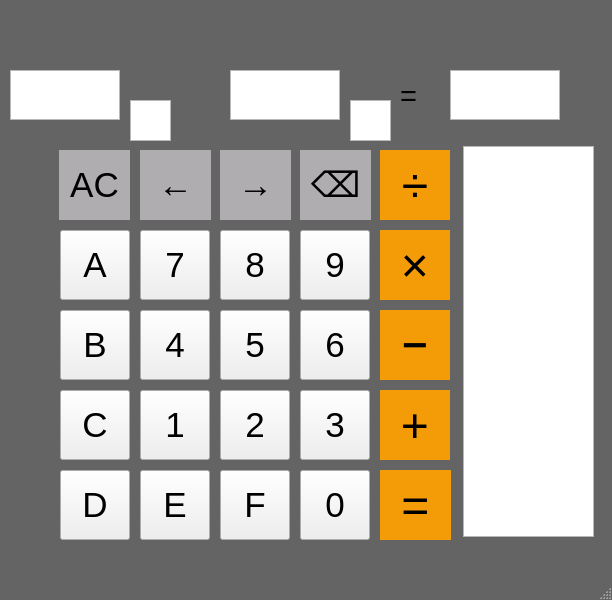
<?xml version="1.0" encoding="UTF-8"?>
<ui version="4.0">
 <class>MainWindow</class>
 <widget class="QMainWindow" name="MainWindow">
  <property name="geometry">
   <rect>
    <x>0</x>
    <y>0</y>
    <width>612</width>
    <height>600</height>
   </rect>
  </property>
  <property name="windowTitle">
   <string>MainWindow</string>
  </property>
  <property name="styleSheet">
   <string notr="true">#MainWindow {
background-color: rgb(100, 100, 100);

border: none;
}
</string>
  </property>
  <widget class="QWidget" name="centralwidget">
   <widget class="QPushButton" name="pushButton_7">
    <property name="geometry">
     <rect>
      <x>140</x>
      <y>230</y>
      <width>70</width>
      <height>70</height>
     </rect>
    </property>
    <property name="font">
     <font>
      <family>Segoe UI Symbol</family>
      <pointsize>26</pointsize>
     </font>
    </property>
    <property name="text">
     <string>7</string>
    </property>
   </widget>
   <widget class="QPushButton" name="pushButton_8">
    <property name="geometry">
     <rect>
      <x>220</x>
      <y>230</y>
      <width>70</width>
      <height>70</height>
     </rect>
    </property>
    <property name="font">
     <font>
      <family>Segoe UI Symbol</family>
      <pointsize>26</pointsize>
     </font>
    </property>
    <property name="text">
     <string>8</string>
    </property>
   </widget>
   <widget class="QPushButton" name="pushButton_9">
    <property name="geometry">
     <rect>
      <x>300</x>
      <y>230</y>
      <width>70</width>
      <height>70</height>
     </rect>
    </property>
    <property name="font">
     <font>
      <family>Segoe UI Symbol</family>
      <pointsize>26</pointsize>
     </font>
    </property>
    <property name="styleSheet">
     <string notr="true"/>
    </property>
    <property name="text">
     <string>9</string>
    </property>
   </widget>
   <widget class="QPushButton" name="pushButton_4">
    <property name="geometry">
     <rect>
      <x>140</x>
      <y>310</y>
      <width>70</width>
      <height>70</height>
     </rect>
    </property>
    <property name="font">
     <font>
      <family>Segoe UI Symbol</family>
      <pointsize>26</pointsize>
     </font>
    </property>
    <property name="text">
     <string>4</string>
    </property>
   </widget>
   <widget class="QPushButton" name="pushButton_5">
    <property name="geometry">
     <rect>
      <x>220</x>
      <y>310</y>
      <width>70</width>
      <height>70</height>
     </rect>
    </property>
    <property name="font">
     <font>
      <family>Segoe UI Symbol</family>
      <pointsize>26</pointsize>
     </font>
    </property>
    <property name="text">
     <string>5</string>
    </property>
   </widget>
   <widget class="QPushButton" name="pushButton_6">
    <property name="geometry">
     <rect>
      <x>300</x>
      <y>310</y>
      <width>70</width>
      <height>70</height>
     </rect>
    </property>
    <property name="font">
     <font>
      <family>Segoe UI Symbol</family>
      <pointsize>26</pointsize>
     </font>
    </property>
    <property name="text">
     <string>6</string>
    </property>
   </widget>
   <widget class="QPushButton" name="pushButton_1">
    <property name="geometry">
     <rect>
      <x>140</x>
      <y>390</y>
      <width>70</width>
      <height>70</height>
     </rect>
    </property>
    <property name="font">
     <font>
      <family>Segoe UI Symbol</family>
      <pointsize>26</pointsize>
     </font>
    </property>
    <property name="text">
     <string>1</string>
    </property>
   </widget>
   <widget class="QPushButton" name="pushButton_2">
    <property name="geometry">
     <rect>
      <x>220</x>
      <y>390</y>
      <width>70</width>
      <height>70</height>
     </rect>
    </property>
    <property name="font">
     <font>
      <family>Segoe UI Symbol</family>
      <pointsize>26</pointsize>
     </font>
    </property>
    <property name="text">
     <string>2</string>
    </property>
   </widget>
   <widget class="QPushButton" name="pushButton_3">
    <property name="geometry">
     <rect>
      <x>300</x>
      <y>390</y>
      <width>70</width>
      <height>70</height>
     </rect>
    </property>
    <property name="font">
     <font>
      <family>Segoe UI Symbol</family>
      <pointsize>26</pointsize>
     </font>
    </property>
    <property name="text">
     <string>3</string>
    </property>
   </widget>
   <widget class="QPushButton" name="pushButton_Multiply">
    <property name="geometry">
     <rect>
      <x>380</x>
      <y>230</y>
      <width>70</width>
      <height>70</height>
     </rect>
    </property>
    <property name="font">
     <font>
      <family>Segoe UI Symbol</family>
      <pointsize>36</pointsize>
     </font>
    </property>
    <property name="layoutDirection">
     <enum>Qt::RightToLeft</enum>
    </property>
    <property name="styleSheet">
     <string notr="true">#pushButton_Multiply {
background-color: rgb(244,156,7);
font-color: rgb(250,243,223);
border: none;
}
#pushButton_Multiply:pressed
{
background-color: rgb(244, 190, 98);
}</string>
    </property>
    <property name="text">
     <string>×</string>
    </property>
    <property name="autoDefault">
     <bool>false</bool>
    </property>
   </widget>
   <widget class="QPushButton" name="pushButton_Sub">
    <property name="geometry">
     <rect>
      <x>380</x>
      <y>310</y>
      <width>70</width>
      <height>70</height>
     </rect>
    </property>
    <property name="font">
     <font>
      <family>Segoe UI Symbol</family>
      <pointsize>24</pointsize>
     </font>
    </property>
    <property name="styleSheet">
     <string notr="true">#pushButton_Sub {
background-color: rgb(244,156,7);
font-color: rgb(250,243,223);
border: none;
}
#pushButton_Sub:pressed
{
background-color: rgb(244, 190, 98);
}</string>
    </property>
    <property name="text">
     <string>➖</string>
    </property>
   </widget>
   <widget class="QPushButton" name="pushButton_Sum">
    <property name="geometry">
     <rect>
      <x>380</x>
      <y>390</y>
      <width>70</width>
      <height>70</height>
     </rect>
    </property>
    <property name="font">
     <font>
      <family>Segoe UI Symbol</family>
      <pointsize>36</pointsize>
     </font>
    </property>
    <property name="styleSheet">
     <string notr="true">#pushButton_Sum {
background-color: rgb(244,156,7);
font-color: rgb(250,243,223);
border: none;
}
#pushButton_Sum:pressed
{
background-color: rgb(244, 190, 98);
}</string>
    </property>
    <property name="text">
     <string>+</string>
    </property>
   </widget>
   <widget class="QPushButton" name="pushButton_Division">
    <property name="geometry">
     <rect>
      <x>380</x>
      <y>150</y>
      <width>70</width>
      <height>70</height>
     </rect>
    </property>
    <property name="font">
     <font>
      <family>Segoe UI Symbol</family>
      <pointsize>36</pointsize>
     </font>
    </property>
    <property name="layoutDirection">
     <enum>Qt::LeftToRight</enum>
    </property>
    <property name="styleSheet">
     <string notr="true">#pushButton_Division {
background-color: rgb(244,156,7);
font-color: rgb(250,243,223);
border: none;
}
#pushButton_Division:pressed
{
background-color: rgb(244, 190, 98);
}</string>
    </property>
    <property name="text">
     <string>÷</string>
    </property>
   </widget>
   <widget class="QPushButton" name="pushButton_ClearAll">
    <property name="geometry">
     <rect>
      <x>59</x>
      <y>150</y>
      <width>71</width>
      <height>70</height>
     </rect>
    </property>
    <property name="font">
     <font>
      <family>Segoe UI Symbol</family>
      <pointsize>26</pointsize>
     </font>
    </property>
    <property name="styleSheet">
     <string notr="true">#pushButton_ClearAll {
background-color: rgb(175,173,176);
font-color: rgb(255, 255, 255);
border: none;
}
#pushButton_ClearAll:pressed
{
background-color: rgb(189, 187, 190);
}</string>
    </property>
    <property name="text">
     <string>AC</string>
    </property>
   </widget>
   <widget class="QPushButton" name="pushButton_0">
    <property name="geometry">
     <rect>
      <x>300</x>
      <y>470</y>
      <width>70</width>
      <height>70</height>
     </rect>
    </property>
    <property name="font">
     <font>
      <family>Segoe UI Symbol</family>
      <pointsize>26</pointsize>
     </font>
    </property>
    <property name="text">
     <string>0</string>
    </property>
   </widget>
   <widget class="QPushButton" name="pushButton_Equal">
    <property name="geometry">
     <rect>
      <x>380</x>
      <y>470</y>
      <width>71</width>
      <height>70</height>
     </rect>
    </property>
    <property name="font">
     <font>
      <family>Segoe UI Symbol</family>
      <pointsize>36</pointsize>
     </font>
    </property>
    <property name="styleSheet">
     <string notr="true">#pushButton_Equal {
background-color: rgb(244,156,7);
font-color: rgb(250,243,223);
border: none;
}
#pushButton_Equal:pressed
{
background-color: rgb(244, 190, 98);
}</string>
    </property>
    <property name="text">
     <string>=</string>
    </property>
   </widget>
   <widget class="QPushButton" name="pushButton_Left">
    <property name="geometry">
     <rect>
      <x>140</x>
      <y>150</y>
      <width>71</width>
      <height>70</height>
     </rect>
    </property>
    <property name="font">
     <font>
      <family>Segoe UI Symbol</family>
      <pointsize>26</pointsize>
     </font>
    </property>
    <property name="styleSheet">
     <string notr="true">#pushButton_Left {
background-color: rgb(175,173,176);
font-color: rgb(0, 0, 0);
border: none;
}
#pushButton_CLeft:pressed
{
background-color: rgb(189, 187, 190);
}</string>
    </property>
    <property name="text">
     <string>←</string>
    </property>
   </widget>
   <widget class="QPushButton" name="pushButton_Right">
    <property name="geometry">
     <rect>
      <x>220</x>
      <y>150</y>
      <width>71</width>
      <height>70</height>
     </rect>
    </property>
    <property name="font">
     <font>
      <family>Segoe UI Symbol</family>
      <pointsize>26</pointsize>
     </font>
    </property>
    <property name="styleSheet">
     <string notr="true">#pushButton_Right {
background-color: rgb(175,173,176);
font-color: rgb(0, 0, 0);
border: none;
}
#pushButton_Right:pressed
{
background-color: rgb(189, 187, 190);
}</string>
    </property>
    <property name="text">
     <string>→</string>
    </property>
   </widget>
   <widget class="QPlainTextEdit" name="plainTextEdit_Num1">
    <property name="geometry">
     <rect>
      <x>10</x>
      <y>70</y>
      <width>110</width>
      <height>50</height>
     </rect>
    </property>
    <property name="font">
     <font>
      <family>Segoe UI Symbol</family>
      <pointsize>20</pointsize>
     </font>
    </property>
    <property name="acceptDrops">
     <bool>true</bool>
    </property>
    <property name="readOnly">
     <bool>true</bool>
    </property>
    <property name="plainText">
     <string/>
    </property>
    <property name="centerOnScroll">
     <bool>false</bool>
    </property>
    <property name="placeholderText">
     <string/>
    </property>
   </widget>
   <widget class="QPlainTextEdit" name="plainTextEdit_System1">
    <property name="geometry">
     <rect>
      <x>130</x>
      <y>100</y>
      <width>41</width>
      <height>41</height>
     </rect>
    </property>
    <property name="font">
     <font>
      <family>Segoe UI Symbol</family>
      <pointsize>8</pointsize>
     </font>
    </property>
    <property name="acceptDrops">
     <bool>true</bool>
    </property>
    <property name="verticalScrollBarPolicy">
     <enum>Qt::ScrollBarAlwaysOff</enum>
    </property>
    <property name="readOnly">
     <bool>true</bool>
    </property>
    <property name="plainText">
     <string/>
    </property>
    <property name="centerOnScroll">
     <bool>false</bool>
    </property>
    <property name="placeholderText">
     <string/>
    </property>
   </widget>
   <widget class="QPlainTextEdit" name="plainTextEdit_Num2">
    <property name="geometry">
     <rect>
      <x>230</x>
      <y>70</y>
      <width>110</width>
      <height>50</height>
     </rect>
    </property>
    <property name="font">
     <font>
      <family>Segoe UI Symbol</family>
      <pointsize>20</pointsize>
     </font>
    </property>
    <property name="acceptDrops">
     <bool>true</bool>
    </property>
    <property name="readOnly">
     <bool>true</bool>
    </property>
    <property name="plainText">
     <string/>
    </property>
    <property name="centerOnScroll">
     <bool>false</bool>
    </property>
    <property name="placeholderText">
     <string/>
    </property>
   </widget>
   <widget class="QPlainTextEdit" name="plainTextEdit_System2">
    <property name="geometry">
     <rect>
      <x>350</x>
      <y>100</y>
      <width>41</width>
      <height>41</height>
     </rect>
    </property>
    <property name="font">
     <font>
      <family>Segoe UI Symbol</family>
      <pointsize>8</pointsize>
     </font>
    </property>
    <property name="acceptDrops">
     <bool>true</bool>
    </property>
    <property name="verticalScrollBarPolicy">
     <enum>Qt::ScrollBarAlwaysOff</enum>
    </property>
    <property name="readOnly">
     <bool>true</bool>
    </property>
    <property name="plainText">
     <string/>
    </property>
    <property name="centerOnScroll">
     <bool>false</bool>
    </property>
    <property name="placeholderText">
     <string/>
    </property>
   </widget>
   <widget class="QPlainTextEdit" name="plainTextEdit_Answer">
    <property name="geometry">
     <rect>
      <x>450</x>
      <y>70</y>
      <width>110</width>
      <height>50</height>
     </rect>
    </property>
    <property name="font">
     <font>
      <family>Segoe UI Symbol</family>
      <pointsize>20</pointsize>
     </font>
    </property>
    <property name="acceptDrops">
     <bool>true</bool>
    </property>
    <property name="readOnly">
     <bool>true</bool>
    </property>
    <property name="plainText">
     <string/>
    </property>
    <property name="centerOnScroll">
     <bool>false</bool>
    </property>
    <property name="placeholderText">
     <string/>
    </property>
   </widget>
   <widget class="QPushButton" name="pushButton_A">
    <property name="geometry">
     <rect>
      <x>60</x>
      <y>230</y>
      <width>70</width>
      <height>70</height>
     </rect>
    </property>
    <property name="font">
     <font>
      <family>Segoe UI Symbol</family>
      <pointsize>26</pointsize>
     </font>
    </property>
    <property name="text">
     <string>A</string>
    </property>
   </widget>
   <widget class="QPushButton" name="pushButton_B">
    <property name="geometry">
     <rect>
      <x>60</x>
      <y>310</y>
      <width>70</width>
      <height>70</height>
     </rect>
    </property>
    <property name="font">
     <font>
      <family>Segoe UI Symbol</family>
      <pointsize>26</pointsize>
     </font>
    </property>
    <property name="text">
     <string>B</string>
    </property>
   </widget>
   <widget class="QPushButton" name="pushButton_C">
    <property name="geometry">
     <rect>
      <x>60</x>
      <y>390</y>
      <width>70</width>
      <height>70</height>
     </rect>
    </property>
    <property name="font">
     <font>
      <family>Segoe UI Symbol</family>
      <pointsize>26</pointsize>
     </font>
    </property>
    <property name="text">
     <string>C</string>
    </property>
   </widget>
   <widget class="QPushButton" name="pushButton_D">
    <property name="geometry">
     <rect>
      <x>60</x>
      <y>470</y>
      <width>70</width>
      <height>70</height>
     </rect>
    </property>
    <property name="font">
     <font>
      <family>Segoe UI Symbol</family>
      <pointsize>26</pointsize>
     </font>
    </property>
    <property name="text">
     <string>D</string>
    </property>
   </widget>
   <widget class="QPushButton" name="pushButton_E">
    <property name="geometry">
     <rect>
      <x>140</x>
      <y>470</y>
      <width>70</width>
      <height>70</height>
     </rect>
    </property>
    <property name="font">
     <font>
      <family>Segoe UI Symbol</family>
      <pointsize>26</pointsize>
     </font>
    </property>
    <property name="text">
     <string>E</string>
    </property>
   </widget>
   <widget class="QPushButton" name="pushButton_F">
    <property name="geometry">
     <rect>
      <x>220</x>
      <y>470</y>
      <width>70</width>
      <height>70</height>
     </rect>
    </property>
    <property name="font">
     <font>
      <family>Segoe UI Symbol</family>
      <pointsize>26</pointsize>
     </font>
    </property>
    <property name="text">
     <string>F</string>
    </property>
   </widget>
   <widget class="QLabel" name="label">
    <property name="geometry">
     <rect>
      <x>400</x>
      <y>80</y>
      <width>31</width>
      <height>31</height>
     </rect>
    </property>
    <property name="font">
     <font>
      <family>Segoe UI Symbol</family>
      <pointsize>22</pointsize>
     </font>
    </property>
    <property name="text">
     <string>=</string>
    </property>
   </widget>
   <widget class="QPushButton" name="pushButton_Delete">
    <property name="geometry">
     <rect>
      <x>300</x>
      <y>150</y>
      <width>71</width>
      <height>70</height>
     </rect>
    </property>
    <property name="font">
     <font>
      <family>Segoe UI Symbol</family>
      <pointsize>26</pointsize>
     </font>
    </property>
    <property name="styleSheet">
     <string notr="true">#pushButton_Delete {
background-color: rgb(175,173,176);
font-color: rgb(0, 0, 0);
border: none;
}
#pushButton_Delete:pressed
{
background-color: rgb(189, 187, 190);
}</string>
    </property>
    <property name="text">
     <string>⌫</string>
    </property>
   </widget>
   <widget class="QLabel" name="label_Sign">
    <property name="geometry">
     <rect>
      <x>180</x>
      <y>80</y>
      <width>41</width>
      <height>31</height>
     </rect>
    </property>
    <property name="font">
     <font>
      <family>Segoe UI Symbol</family>
      <pointsize>22</pointsize>
     </font>
    </property>
    <property name="text">
     <string/>
    </property>
   </widget>
   <widget class="QTextEdit" name="textEdit">
    <property name="geometry">
     <rect>
      <x>463</x>
      <y>146</y>
      <width>131</width>
      <height>391</height>
     </rect>
    </property>
   </widget>
  </widget>
  <widget class="QMenuBar" name="menubar">
   <property name="geometry">
    <rect>
     <x>0</x>
     <y>0</y>
     <width>612</width>
     <height>26</height>
    </rect>
   </property>
  </widget>
  <widget class="QStatusBar" name="statusbar"/>
 </widget>
 <resources/>
 <connections/>
</ui>
